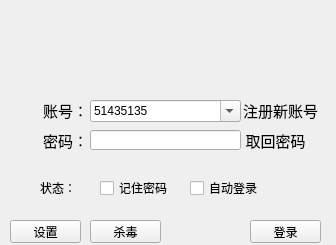
<?xml version="1.0" encoding="UTF-8"?>
<ui version="4.0">
 <class>Widget</class>
 <widget class="QWidget" name="Widget">
  <property name="geometry">
   <rect>
    <x>0</x>
    <y>0</y>
    <width>336</width>
    <height>245</height>
   </rect>
  </property>
  <property name="minimumSize">
   <size>
    <width>336</width>
    <height>245</height>
   </size>
  </property>
  <property name="maximumSize">
   <size>
    <width>336</width>
    <height>245</height>
   </size>
  </property>
  <property name="windowTitle">
   <string>QQ_Qt</string>
  </property>
  <property name="windowIcon">
   <iconset>
    <normaloff>../../嵌入式课件共享/5、C++、Qt/Qt/image/QQ_PIC/Icon_1.ico</normaloff>../../嵌入式课件共享/5、C++、Qt/Qt/image/QQ_PIC/Icon_1.ico</iconset>
  </property>
  <widget class="QLabel" name="label">
   <property name="geometry">
    <rect>
     <x>0</x>
     <y>0</y>
     <width>341</width>
     <height>71</height>
    </rect>
   </property>
   <property name="text">
    <string/>
   </property>
   <property name="pixmap">
    <pixmap>../../嵌入式课件共享/5、C++、Qt/Qt/image/QQ_PIC/qq1.jpg</pixmap>
   </property>
   <property name="scaledContents">
    <bool>true</bool>
   </property>
  </widget>
  <widget class="QLabel" name="label_count">
   <property name="geometry">
    <rect>
     <x>40</x>
     <y>100</y>
     <width>51</width>
     <height>21</height>
    </rect>
   </property>
   <property name="font">
    <font>
     <pointsize>11</pointsize>
    </font>
   </property>
   <property name="text">
    <string>账号：</string>
   </property>
   <property name="textFormat">
    <enum>Qt::AutoText</enum>
   </property>
   <property name="alignment">
    <set>Qt::AlignCenter</set>
   </property>
   <property name="wordWrap">
    <bool>false</bool>
   </property>
   <property name="margin">
    <number>0</number>
   </property>
   <property name="indent">
    <number>-1</number>
   </property>
   <property name="textInteractionFlags">
    <set>Qt::NoTextInteraction</set>
   </property>
  </widget>
  <widget class="QCheckBox" name="checkBox_auto_login">
   <property name="geometry">
    <rect>
     <x>190</x>
     <y>180</y>
     <width>71</width>
     <height>16</height>
    </rect>
   </property>
   <property name="text">
    <string>自动登录</string>
   </property>
  </widget>
  <widget class="QCheckBox" name="checkBox_password_rem">
   <property name="geometry">
    <rect>
     <x>100</x>
     <y>180</y>
     <width>71</width>
     <height>16</height>
    </rect>
   </property>
   <property name="text">
    <string>记住密码</string>
   </property>
  </widget>
  <widget class="QLabel" name="label_bottom">
   <property name="geometry">
    <rect>
     <x>-10</x>
     <y>210</y>
     <width>351</width>
     <height>41</height>
    </rect>
   </property>
   <property name="text">
    <string/>
   </property>
   <property name="pixmap">
    <pixmap>C:/Documents and Settings/b16/My Documents/image/QQ_PIC/qq3.jpg</pixmap>
   </property>
   <property name="scaledContents">
    <bool>true</bool>
   </property>
  </widget>
  <widget class="QPushButton" name="pushButton_set">
   <property name="geometry">
    <rect>
     <x>10</x>
     <y>220</y>
     <width>71</width>
     <height>23</height>
    </rect>
   </property>
   <property name="text">
    <string>设置</string>
   </property>
   <property name="icon">
    <iconset>
     <normaloff>C:/Documents and Settings/b16/My Documents/image/QQ_PIC/set.png</normaloff>C:/Documents and Settings/b16/My Documents/image/QQ_PIC/set.png</iconset>
   </property>
  </widget>
  <widget class="QPushButton" name="pushButton_kill">
   <property name="geometry">
    <rect>
     <x>90</x>
     <y>220</y>
     <width>71</width>
     <height>23</height>
    </rect>
   </property>
   <property name="text">
    <string>杀毒</string>
   </property>
   <property name="icon">
    <iconset>
     <normaloff>C:/Documents and Settings/b16/My Documents/image/QQ_PIC/kill.png</normaloff>C:/Documents and Settings/b16/My Documents/image/QQ_PIC/kill.png</iconset>
   </property>
  </widget>
  <widget class="QPushButton" name="pushButton_login">
   <property name="geometry">
    <rect>
     <x>250</x>
     <y>220</y>
     <width>71</width>
     <height>23</height>
    </rect>
   </property>
   <property name="text">
    <string>登录</string>
   </property>
  </widget>
  <widget class="QLabel" name="label_state">
   <property name="geometry">
    <rect>
     <x>40</x>
     <y>180</y>
     <width>41</width>
     <height>16</height>
    </rect>
   </property>
   <property name="text">
    <string>状态：</string>
   </property>
   <property name="textInteractionFlags">
    <set>Qt::NoTextInteraction</set>
   </property>
  </widget>
  <widget class="QLabel" name="label_password">
   <property name="geometry">
    <rect>
     <x>40</x>
     <y>130</y>
     <width>51</width>
     <height>21</height>
    </rect>
   </property>
   <property name="font">
    <font>
     <pointsize>11</pointsize>
    </font>
   </property>
   <property name="text">
    <string>密码：</string>
   </property>
   <property name="textFormat">
    <enum>Qt::AutoText</enum>
   </property>
   <property name="alignment">
    <set>Qt::AlignCenter</set>
   </property>
   <property name="wordWrap">
    <bool>false</bool>
   </property>
   <property name="margin">
    <number>0</number>
   </property>
   <property name="indent">
    <number>-1</number>
   </property>
   <property name="textInteractionFlags">
    <set>Qt::NoTextInteraction</set>
   </property>
  </widget>
  <widget class="QLabel" name="label_take_count">
   <property name="geometry">
    <rect>
     <x>240</x>
     <y>100</y>
     <width>81</width>
     <height>21</height>
    </rect>
   </property>
   <property name="font">
    <font>
     <pointsize>11</pointsize>
    </font>
   </property>
   <property name="text">
    <string>注册新账号</string>
   </property>
   <property name="textFormat">
    <enum>Qt::AutoText</enum>
   </property>
   <property name="alignment">
    <set>Qt::AlignCenter</set>
   </property>
   <property name="wordWrap">
    <bool>false</bool>
   </property>
   <property name="margin">
    <number>0</number>
   </property>
   <property name="indent">
    <number>-1</number>
   </property>
   <property name="textInteractionFlags">
    <set>Qt::LinksAccessibleByMouse</set>
   </property>
  </widget>
  <widget class="QLabel" name="label_password_get">
   <property name="geometry">
    <rect>
     <x>240</x>
     <y>130</y>
     <width>71</width>
     <height>21</height>
    </rect>
   </property>
   <property name="font">
    <font>
     <pointsize>11</pointsize>
    </font>
   </property>
   <property name="text">
    <string>取回密码</string>
   </property>
   <property name="textFormat">
    <enum>Qt::AutoText</enum>
   </property>
   <property name="alignment">
    <set>Qt::AlignCenter</set>
   </property>
   <property name="wordWrap">
    <bool>false</bool>
   </property>
   <property name="margin">
    <number>0</number>
   </property>
   <property name="indent">
    <number>-1</number>
   </property>
   <property name="textInteractionFlags">
    <set>Qt::LinksAccessibleByMouse</set>
   </property>
  </widget>
  <widget class="QComboBox" name="comboBox_count">
   <property name="geometry">
    <rect>
     <x>90</x>
     <y>100</y>
     <width>151</width>
     <height>22</height>
    </rect>
   </property>
   <property name="editable">
    <bool>true</bool>
   </property>
   <item>
    <property name="text">
     <string>51435135</string>
    </property>
   </item>
   <item>
    <property name="text">
     <string>15135434</string>
    </property>
   </item>
  </widget>
  <widget class="QLineEdit" name="lineEdit_password">
   <property name="geometry">
    <rect>
     <x>90</x>
     <y>130</y>
     <width>151</width>
     <height>20</height>
    </rect>
   </property>
   <property name="echoMode">
    <enum>QLineEdit::Password</enum>
   </property>
  </widget>
 </widget>
 <layoutdefault spacing="6" margin="11"/>
 <resources/>
 <connections/>
</ui>
